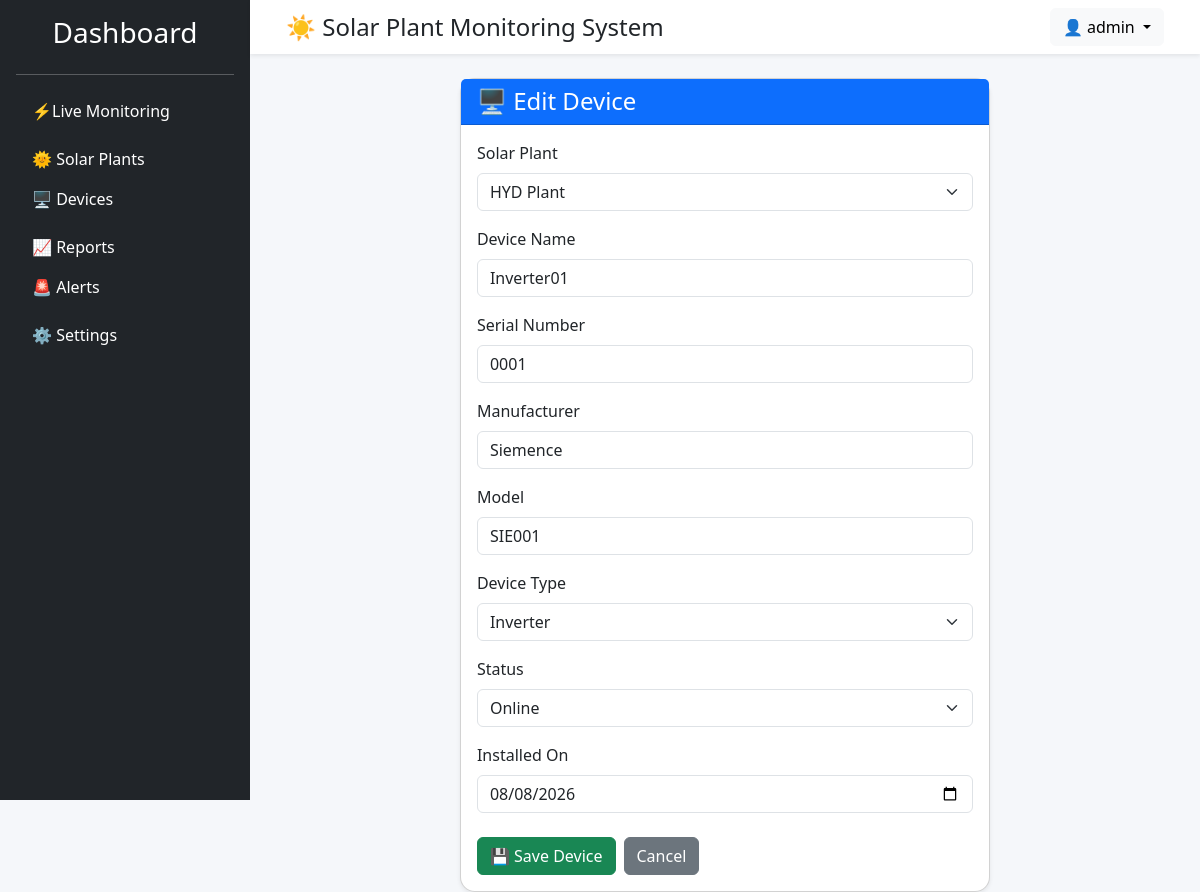
Screenshot of /devices/1/edit/ (signed in) with the database file from the repository.
### accounts/models.py (models this page shows, shortened)
class User(AbstractUser):
    ROLE_CHOICES = [
        ('ADMIN', 'Admin'),
        ('ENGINEER', 'Engineer'),
        ('VIEWER', 'Viewer'),
    ]
    role = models.CharField(
        max_length=20,
        choices=ROLE_CHOICES,
        default='VIEWER'
    )
    created_at = models.DateTimeField(auto_now_add=True)
    updated_at = models.DateTimeField(auto_now=True)

### devices/models.py (models this page shows, shortened)
class Device(models.Model):
    DEVICE_TYPES = [
        ("INVERTER", "Inverter"),
        ("METER", "Energy Meter"),
        ("BATTERY", "Battery"),
        ("WEATHER", "Weather Station"),
        ("SENSOR", "Sensor"),
    ]
    STATUS_CHOICES = [
        ("ONLINE", "Online"),
        ("OFFLINE", "Offline"),
        ("MAINTENANCE", "Maintenance"),
    ]
    plant = models.ForeignKey(
        SolarPlant,
        on_delete=models.CASCADE,
        related_name="devices"
    )
    device_name = models.CharField(max_length=100)
    serial_number = models.CharField(
        max_length=100,
        unique=True
    )
    manufacturer = models.CharField(max_length=100)
    model = models.CharField(max_length=100)
    device_type = models.CharField(
        max_length=20,
        choices=DEVICE_TYPES
    )
    status = models.CharField(
        max_length=20,
        choices=STATUS_CHOICES,
        default="ONLINE"
    )
    installed_on = models.DateField()
    created_at = models.DateTimeField(auto_now_add=True)
    updated_at = models.DateTimeField(auto_now=True)
    class Meta:
        ordering = ["device_name"]

### devices/views.py (the view)
@login_required
def device_update(request, pk):
    device = get_object_or_404(Device, pk=pk)
    if request.method == "POST":
        form = DeviceForm(
            request.POST,
            instance=device
        )
        if form.is_valid():
            form.save()
            return redirect(
                "devices:device_detail",
                pk=device.pk
            )
    else:
        form = DeviceForm(instance=device)
    return render(
        request,
        "devices/device_form.html",
        {
            "form": form,
            "title": "Edit Device",
            "device": device,
        },
    )

### devices/models.py (called while the page is built)
    def __str__(self):
        return self.plant_name

### templates/devices/device_form.html (shortened to what this page needs)
{% extends 'base.html' %}
{% block content %}
<div class="row justify-content-center">
    <div class="col-lg-7 col-md-9">
        <div class="card shadow-sm">
            <div class="card-header bg-primary text-white">
                <h4 class="mb-0">
                    🖥️ {{ title }}
                </h4>
            </div>
            <div class="card-body">
                <form method="POST">
                    <div class="mb-3">
                        <label class="form-label">
                            Solar Plant
                        </label>
                        {{ form.plant }}
                    </div>
                    <div class="mb-3">
                        <label class="form-label">
                            Device Name
                        </label>
                        {{ form.device_name }}
                    </div>
                    <div class="mb-3">
                        <label class="form-label">
                            Serial Number
                        </label>
                        {{ form.serial_number }}
                    </div>
                    <div class="mb-3">
                        <label class="form-label">
                            Manufacturer
                        </label>
                        {{ form.manufacturer }}
                    </div>
                    <div class="mb-3">
                        <label class="form-label">
                            Model
                        </label>
                        {{ form.model }}
                    </div>
                    <div class="mb-3">
                        <label class="form-label">
                            Device Type
                        </label>
                        {{ form.device_type }}
                    </div>
                    <div class="mb-3">
                        <label class="form-label">
                            Status
                        </label>
                        {{ form.status }}
                    </div>
                    <div class="mb-4">
                        <label class="form-label">
                            Installed On
                        </label>
                        {{ form.installed_on }}
                    </div>
                    <div class="d-flex gap-2">
                        <button
                            type="submit"
                            class="btn btn-success">
                            💾 Save Device
                        </button>
                        <a
                            href="{% url 'devices:device_list' %}"
                            class="btn btn-secondary">
                            Cancel
                        </a>
                    </div>
                </form>
            </div>
        </div>
    </div>
</div>
{% endblock %}

### templates/components/navbar.html (shortened to what this page needs)
<nav class="navbar navbar-expand-lg bg-white shadow-sm px-4">
    <div class="container-fluid">
        <h4 class="mb-0">☀️ Solar Plant Monitoring System</h4>
        <div class="dropdown">
            <button
                class="btn btn-light dropdown-toggle"
                data-bs-toggle="dropdown">
                👤 {{ request.user.username }}
            </button>
        </div>
    </div>
</nav>

### static/css/dashboard.css (style rules this page uses)
body { background:#f5f7fa; }
.card { border-radius:15px; transition:.3s; }

### rows the page displays
User: user.username "admin"
Device: plant "HYD Plant", device_name "Inverter01", serial_number "0001", manufacturer "Siemence", model "SIE001", device_type "Inverter", status "Online", installed_on "08/08/2026"

### other values shown
{{ title }} "Edit Device"
